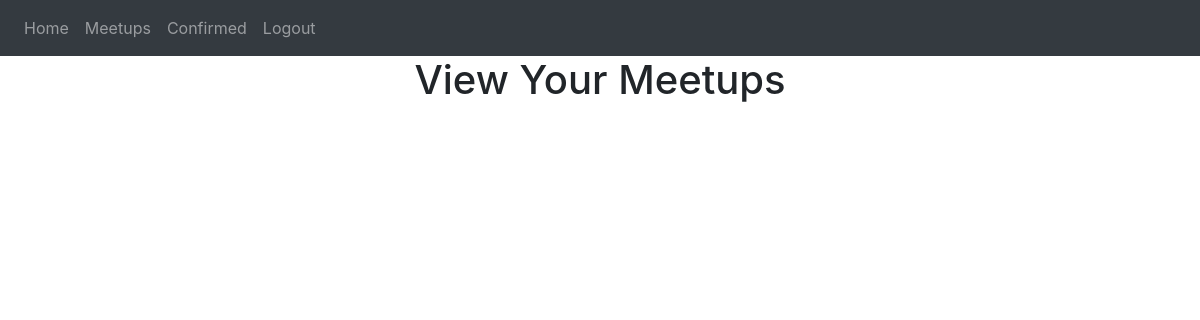
The app's page /view_meetups (signed in), older data.
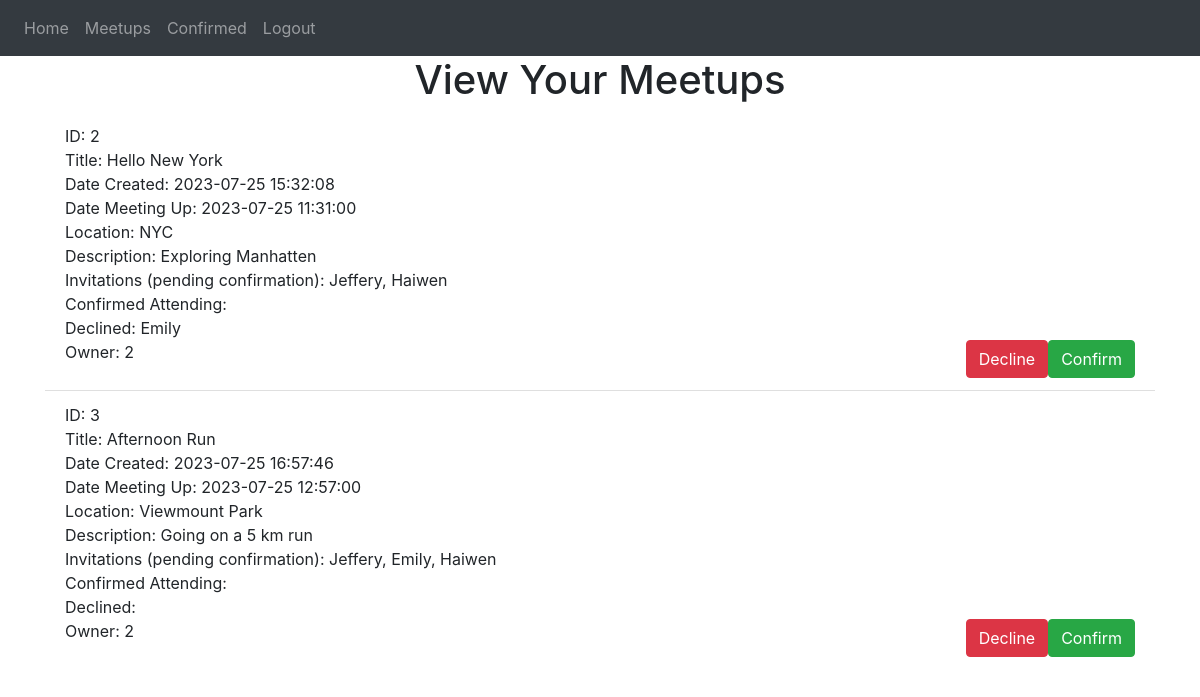
The same page, newer data.
### website/models.py (models this page shows)
class Meetup(db.Model):
    id = db.Column(db.Integer, primary_key=True)
    date_created = db.Column(db.DateTime(timezone=True), default=func.now()) # gets current date and time, store it as date
    date_meetup = db.Column(db.DateTime)
    title = db.Column(db.String(10000))
    location = db.Column(db.String(10000))
    description = db.Column(db.String(10000))
    invitations = db.Column(db.String(10000))
    confirmed = db.Column(db.String(10000))
    declined = db.Column(db.String(10000))
    owner = db.Column(db.Integer)

### website/views.py (the view)
@views.route('/view_meetups', methods=['GET', 'POST']) #decorator: whenever you go to the / URL, whatever in hom() will run
@login_required
def view_meetups():
    invites = ""
    confirmation = ""
    confirmSearch = " " + str(current_user.id) + " "
    firstInv = True
    firstConf = True
    for meetup in current_user.meetups:
        invites = invites + "   "
        confirmation = confirmation + "   "
        firstInv = True
        firstConf = True
        for user in meetup.user:
            userSearch = " " + str(user.id) + " "
            if meetup.confirmed.find(userSearch)  != -1:
                if firstConf:
                    confirmation  = confirmation + user.first_name
                    firstConf = False
                else:
                    confirmation  = confirmation + ", " + user.first_name
            else:
                if firstInv:
                    invites  = invites + user.first_name
                    firstInv = False
                else:
                    invites  = invites + ", " + user.first_name
    inviteList = invites.split("   ")
    confirmationList = confirmation.split("   ")
    return render_template("view_meetups.html", user=current_user, inviteList = inviteList, confirmSearch = confirmSearch, confirmationList = confirmationList)

### website/__init__.py (called while the page is built)
@login_manager.user_loader
def load_user(id):
    return User.query.get(int(id))

### website/templates/view_meetups.html
{% extends "base.html" %} {% block title %}View Meetups{% endblock %} {% block
content %}
<h1 align="center">View Your Meetups</h1>
<ul class="list-group list-group-flush" id="notes">
  {% set ns = namespace(inviteNumber=1) %} {% for meetup in user.meetups: %} {%
  if meetup.confirmed.find(confirmSearch) == -1%}
  <li class="list-group-item">
    ID: {{meetup.id}}<br />
    Title: {{ meetup.title }}<br />
    Date Created: {{ meetup.date_created }}<br />
    Date Meeting Up: {{ meetup.date_meetup}}<br />
    Location: {{meetup.location}}<br />
    Description: {{meetup.description}}<br />
    Invitations (pending confirmation): {{inviteList[ns.inviteNumber]}}<br />
    Confirmed Attending: {{confirmationList[ns.inviteNumber]}}<br />
    Declined: {{meetup.declined}}<br />
    Owner: {{meetup.owner}}
    <button
      type="button"
      class="btn btn-success float-right"
      onClick="confirmMeetup({{meetup.id}})"
    >
      <span aria-hidden="true">Confirm</span>
    </button>
    {% if user.id == meetup.owner %}
    <button
      type="button"
      class="btn btn-warning float-right"
      data-toggle="modal"
      data-target="#ownerModal"
    >
      <span aria-hidden="true">Transfer Ownership</span>
    </button>
    <div
      class="modal fade"
      id="ownerModal"
      tabindex="-1"
      role="dialog"
      aria-labelledby="ownerModal"
      aria-hidden="true"
    >
      <div class="modal-dialog" role="document">
        <div class="modal-content">
          <div class="modal-header">
            <h5 class="modal-title" id="ownerModalLabel">Transfer Ownership</h5>
            <button
              type="button"
              class="close"
              data-dismiss="modal"
              aria-label="Close"
            >
              <span aria-hidden="true">&times;</span>
            </button>
          </div>
          <div class="modal-body">
            <form>
              <div class="form-group">
                <label for="new-owner" class="col-form-label"
                  >New Owner Email:</label
                >
                <input type="text" class="form-control" id="new-owner-name" />
              </div>
            </form>
          </div>
          <div class="modal-footer">
            <button
              type="button"
              class="btn btn-secondary"
              data-dismiss="modal"
              aria-label="Close"
            >
              Close
            </button>
            <button
              type="button"
              class="btn btn-primary"
              onClick="viewNewOwner({{meetup.id}})"
              data-dismiss="modal"
              aria-label="Confirm"
            >
              Confirm
            </button>
          </div>
        </div>
      </div>
    </div>
    <button
      type="button"
      class="btn btn-danger float-right"
      onClick="viewDeleteMeetup({{meetup.id}})"
    >
      <span aria-hidden="true">Delete</span>
    </button>
    {% else %}
    <button
      type="button"
      class="btn btn-danger float-right"
      onClick="viewDeclineMeetup({{meetup.id}})"
    >
      <span aria-hidden="true">Decline</span>
    </button>
    {% endif %}
  </li>
  {% endif %} {% set ns.inviteNumber = ns.inviteNumber+1 %} {% endfor %}
</ul>
{% endblock %}

### website/templates/base.html (shortened to what this page needs)
<!DOCTYPE html>
<html>
  <head>
    <link
      rel="stylesheet"
      href="https://stackpath.bootstrapcdn.com/bootstrap/4.4.1/css/bootstrap.min.css"
    />
    <link
      rel="stylesheet"
      href="https://stackpath.bootstrapcdn.com/font-awesome/4.7.0/css/font-awesome.min.css"
    />
  </head>
  <body>
    <nav class="navbar navbar-expand-lg navbar-dark bg-dark">
      <div class="collapse navbar-collapse" id="navbar">
        <div class="navbar-nav">
          {% if user.is_authenticated %}
          <a class="nav-item nav-link" id="home" href="/">Home</a>
          <a class="nav-item nav-link" id="view_meetups" href="/view_meetups">Meetups</a>
          <a class="nav-item nav-link" id="confirmed" href="/confirmed">Confirmed</a>
          <a class="nav-item nav-link" id="logout" href="/logout">Logout</a>
          {% else %}
          <a class="nav-item nav-link" id="signUp" href="/sign-up">Sign Up</a>
          <a class="nav-item nav-link" id="login" href="/login">Login</a>
          {%  endif %}
        </div>
      </div>
    </nav>
    <div class="container">{% block content %} {% endblock %}</div>
  </body>
</html>

Row changes from the older to the newer data that the page shows:
added Meetup: id "2", title "Hello New York", date_created "2023-07-25 15:32:08", date_meetup "2023-07-25 11:31:00", location "NYC", description "Exploring Manhatten", inviteList "Jeffery, Haiwen", declined "Emily", owner "2"
added Meetup: id "3", title "Afternoon Run", date_created "2023-07-25 16:57:46", date_meetup "2023-07-25 12:57:00", location "Viewmount Park", description "Going on a 5 km run", inviteList "Jeffery, Emily, Haiwen", owner "2"
